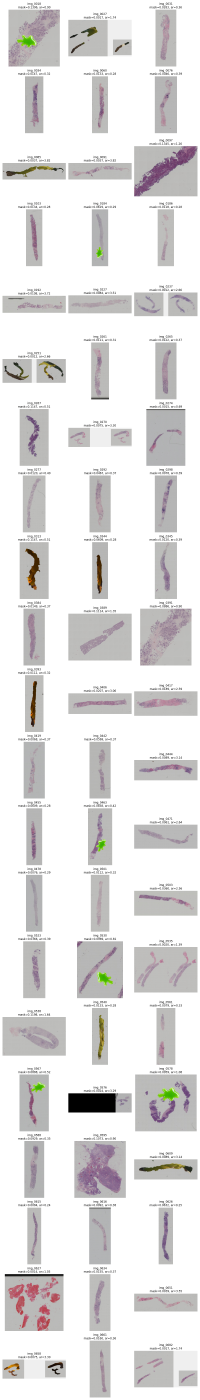
#> input picture notebooks/suspicious_images.png, 1200 x 8400 px (shown at 1/6 size)
$ python -i image_helper.py   (imports and definitions only)
#> lines starting #> are read from the running program, lines starting #| are printed output that depends on the picture; after the words box and inside, x2 and y2 are one past the last pixel; in counts of white or black regions, pixels touching at a corner belong together
"""
Image processing helper functions.
"""
import cv2
import imagehash
import numpy as np
from PIL import Image


# -------------------------
# IO helpers
# -------------------------
# [108 lines left out: functions read_rgb, read_mask, clamp_center, crop_patch, far_enough, box_from_center and 2 more, not called in this run]

# -------------------------
# Robust tissue detector (LAB distance from background)
# -------------------------
def tissue_mask_from_rgb_lab(rgb: np.ndarray) -> np.ndarray:
    """
    Compute a tissue mask from an RGB image using LAB color space distance from background.
    A tissue mask is a binary mask where tissue pixels are marked as 1 and background pixels as 0.
    Tissue pixels are identified as those that differ significantly in color from the border pixels,
    which are assumed to represent the background.

    What is LAB color space?
    The LAB (L*a*b*) color space is a color representation that separates lightness (L*)
    from color information (a* and b* channels).

    It is designed to be more perceptually uniform than RGB,
    meaning that a given numerical change corresponds to a similar perceived change in color.

    This makes LAB useful for tasks like color-based segmentation,
    as it can better capture how humans perceive color differences.
    :param rgb: Input RGB image as a NumPy array.
    :return: Binary tissue mask as a NumPy array.
    """
    lab = cv2.cvtColor(rgb, cv2.COLOR_RGB2LAB).astype(np.float32)
    h, w = lab.shape[:2]
    b = max(8, min(h, w) // 50)  # adaptive border thickness

    border = np.concatenate([
        lab[:b, :, :].reshape(-1, 3),
        lab[-b:, :, :].reshape(-1, 3),
        lab[:, :b, :].reshape(-1, 3),
        lab[:, -b:, :].reshape(-1, 3),
    ], axis=0)

    bg_mean = border.mean(axis=0)
    bg_std  = border.std(axis=0) + 1e-6

    d = ((lab - bg_mean) / bg_std) ** 2
    d = d.sum(axis=2)

    # keep top ~10% most "non-background" pixels
    thr = np.percentile(d, 90)
    t = (d > thr).astype(np.uint8)

    top_h = detect_top_shadow_by_step(rgb)
    if top_h > 0:
        t[:top_h, :] = 0

    top2, bot_h = detect_shadow_bands(rgb)
    if bot_h > 0:
        t[h-bot_h:, :] = 0

    t = cv2.medianBlur(t, 5)
    kernel = np.ones((5, 5), np.uint8)
    t = cv2.morphologyEx(t, cv2.MORPH_CLOSE, kernel, iterations=1)

    return t

# [7 lines left out: function tissue_fraction, not called in this run]

def detect_shadow_bands(rgb: np.ndarray, max_frac: float = 0.12) -> tuple[int, int]:
    """
    Detect scanner shadow bands at top and bottom of the image.
    Returns the heights of the top and bottom shadow bands in pixels.
    :param rgb: Input RGB image as a NumPy array.
    :param max_frac: Maximum fraction of image height to consider for shadow bands.
    :return: Tuple of (top_shadow_height, bottom_shadow_height).
    """
    gray = rgb.mean(axis=2).astype(np.float32)
    h = gray.shape[0]
    k = max(10, int(h * max_frac))

    row_mean = gray.mean(axis=1)
    row_std  = gray.std(axis=1)

    # Use interior as reference
    interior = slice(k, h - k) if h > 2*k else slice(h//4, 3*h//4)
    ref_mean = np.median(row_mean[interior])
    ref_std  = np.median(row_std[interior])

    # Shadow rows: very uniform AND significantly darker than interior
    std_thr  = max(3.0, 0.35 * ref_std)
    mean_thr = ref_mean - 0.10 * ref_mean  # 10% darker than interior median

    top_h = 0
    for i in range(k):
        if (row_std[i] < std_thr) and (row_mean[i] < mean_thr):
            top_h += 1
        else:
            break

    bot_h = 0
    for i in range(h-1, h-k-1, -1):
        if (row_std[i] < std_thr) and (row_mean[i] < mean_thr):
            bot_h += 1
        else:
            break

    return top_h, bot_h

# [26 lines left out: function has_top_shadow, not called in this run]

def detect_top_shadow_by_step(rgb: np.ndarray, max_frac: float = 0.15) -> int:
    """
    Detect top shadow band by looking for a strong upward step in row mean intensity.
    Returns the height of the top shadow band in pixels.
    :param rgb: Input RGB image as a NumPy array.
    :param max_frac: Maximum fraction of image height to consider for shadow band.
    :return: Height of top shadow band in pixels.
    """
    gray = rgb.mean(axis=2).astype(np.float32)
    h = gray.shape[0]
    k = max(20, int(h * max_frac))

    row_mean = gray.mean(axis=1)
    row_mean_s = cv2.GaussianBlur(row_mean.reshape(-1,1), (1, 31), 0).ravel()

    # derivative: big positive jump means leaving dark band
    d = np.diff(row_mean_s[:k])
    j = int(np.argmax(d))  # location of strongest upward step

    # validate: require meaningful jump
    if d[j] < 2.5:   # tweak (2-6) depending on slides
        return 0

    # take a small safety margin
    return min(k, j + 5)

# -------------------------
# Mask component sampling
# -------------------------
# [90 lines left out: functions get_mask_components, sample_from_components, sample_from_binary, quick_patch_hash, ahash_u64, patch_key, not called in this run]

>>> import cv2
>>> picture = cv2.cvtColor(cv2.imread('../../../notebooks/suspicious_images.png'), cv2.COLOR_BGR2RGB)
>>> result = tissue_mask_from_rgb_lab(picture)
#> in tissue_mask_from_rgb_lab, `lab = cv2.cvtColor(rgb, cv2.COLOR_RGB2LAB).astype(np.float32)`:
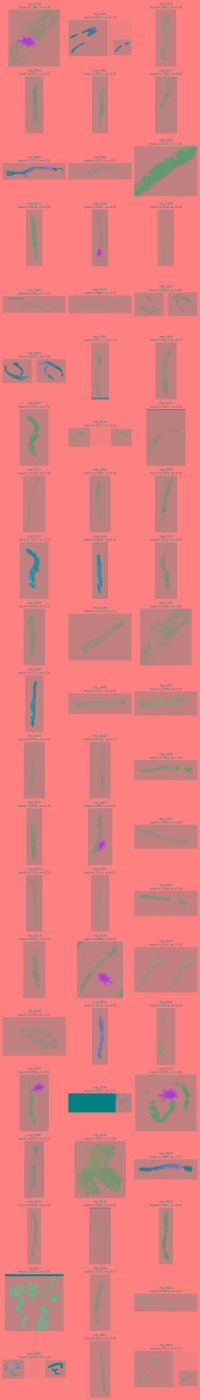
#> lab: shape (8400, 1200, 3) float32 (shown at 1/6 size); mean R, G, B 232.8, 128.1, 128.2
#> in tissue_mask_from_rgb_lab, `bg_mean = border.mean(axis=0)`: bg_mean = [252.5, 128, 128]
#> in tissue_mask_from_rgb_lab, `bg_std  = border.std(axis=0) + 1e-6`: bg_std = [14.72, 0.322, 0.322]
#> in tissue_mask_from_rgb_lab, `d = ((lab - bg_mean) / bg_std) ** 2`:
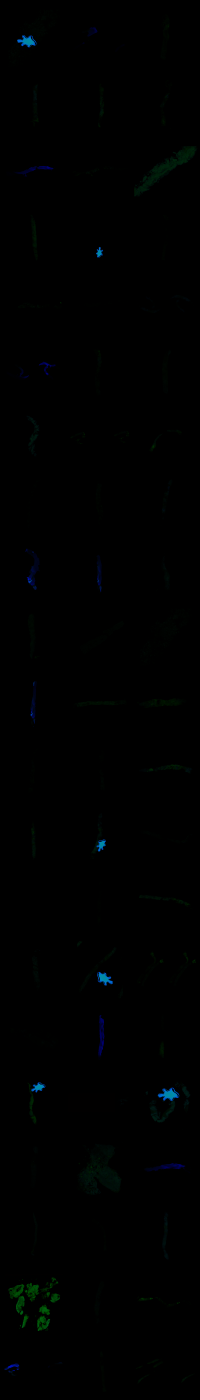
#> d: shape (8400, 1200, 3) float32 (shown at 1/6 size); mean R, G, B 10.7, 190.5, 181.5; drawn with min black and max white
#> in tissue_mask_from_rgb_lab, `thr = np.percentile(d, 90)`: thr = 30.15
#> in tissue_mask_from_rgb_lab, `t = (d > thr).astype(np.uint8)`:
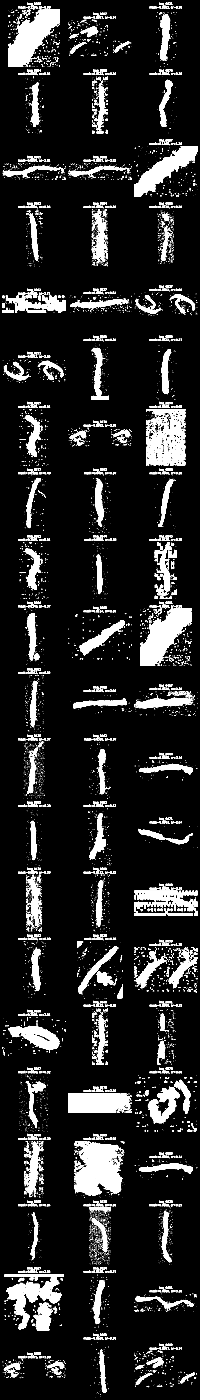
#> t: shape (8400, 1200) (shown at 1/6 size); values 0 (black) and 1 (white), 9.8% white; 13642 white regions (11460 under 20 px), largest, box (x1, y1, x2, y2) and area: (446, 6855, 735, 7175) 60370, (51, 58, 359, 399) 50465, (841, 3652, 1149, 3993) 50257
#> in detect_top_shadow_by_step, `row_mean = gray.mean(axis=1)`: row_mean = 8400 values, max 255 at index 0, min 143.5 at index 6567, mean 226.4
#> in detect_top_shadow_by_step, `row_mean_s = cv2.GaussianBlur(row_mean.reshape(-1,1), (1, 31), 0).rave..`: row_mean_s = 8400 values, max 255 at index 814, min 144.7 at index 6573, mean 226.4
#> in detect_top_shadow_by_step, `d = np.diff(row_mean_s[:k])`: d = 1259 values, max 3.56 at index 1076, min -3.18 at index 978, mean -0.0108
#> in detect_top_shadow_by_step, `j = int(np.argmax(d))`: j = 1076
#> in tissue_mask_from_rgb_lab, `top_h = detect_top_shadow_by_step(rgb)`: top_h = 1081
#> in tissue_mask_from_rgb_lab, `t[:top_h, :] = 0`:
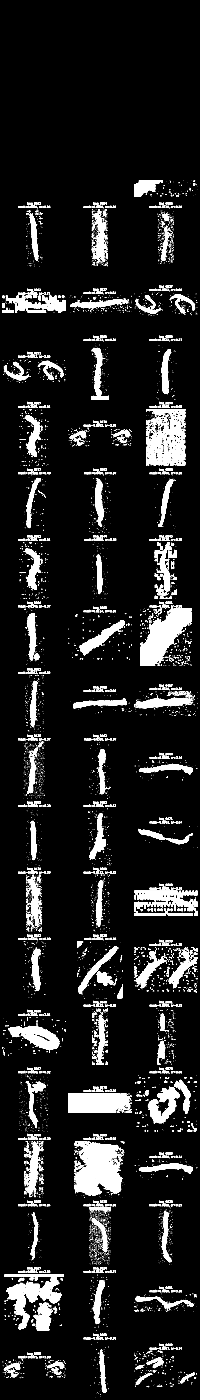
#> t: shape (8400, 1200) (shown at 1/6 size); values 0 (black) and 1 (white), 8.3% white; 12009 white regions (10124 under 20 px), largest, box (x1, y1, x2, y2) and area: (446, 6855, 735, 7175) 60370, (841, 3652, 1149, 3993) 50257, (410, 6560, 779, 6675) 37626
#> in detect_shadow_bands, `row_std  = gray.std(axis=1)`: row_std = 8400 values, max 112.9 at index 7648, min 0 at index 0, mean 36.19
#> in detect_shadow_bands, `ref_mean = np.median(row_mean[interior])`: ref_mean = 229.4
#> in detect_shadow_bands, `ref_std  = np.median(row_std[interior])`: ref_std = 36.59
#> in detect_shadow_bands, `std_thr  = max(3.0, 0.35 * ref_std)`: std_thr = 12.81
#> in detect_shadow_bands, `mean_thr = ref_mean - 0.10 * ref_mean`: mean_thr = 206.4
#> after the loop in detect_shadow_bands, `for i in range(k):`: top_h = 0
#> in tissue_mask_from_rgb_lab, `t = cv2.medianBlur(t, 5)`:
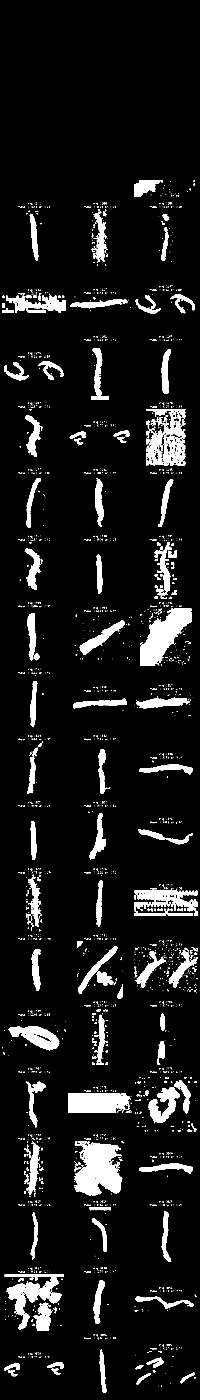
#> t: shape (8400, 1200) (shown at 1/6 size); values 0 (black) and 1 (white), 7.5% white; 3855 white regions (3096 under 20 px), largest, box (x1, y1, x2, y2) and area: (446, 6846, 733, 7173) 61268, (841, 3652, 1149, 3993) 51742, (410, 6560, 778, 6675) 37843
#> in tissue_mask_from_rgb_lab, `t = cv2.morphologyEx(t, cv2.MORPH_CLOSE, kernel, iterations=1)`: t: shape (8400, 1200); values 0 (black) and 1 (white), 7.8% white; 2388 white regions (1535 under 20 px), largest, box (x1, y1, x2, y2) and area: (446, 6846, 733, 7173) 63228, (841, 3652, 1149, 3993) 52625, (410, 6560, 778, 6675) 38685
